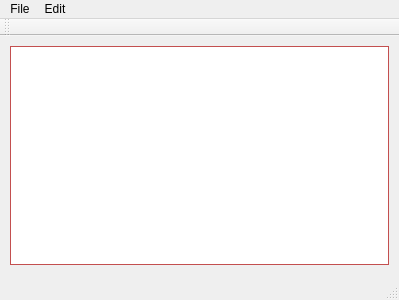
<?xml version="1.0" encoding="UTF-8"?>
<ui version="4.0">
 <class>MainWindow</class>
 <widget class="QMainWindow" name="MainWindow">
  <property name="geometry">
   <rect>
    <x>0</x>
    <y>0</y>
    <width>399</width>
    <height>300</height>
   </rect>
  </property>
  <property name="palette">
   <palette>
    <active>
     <colorrole role="Text">
      <brush brushstyle="SolidPattern">
       <color alpha="255">
        <red>16</red>
        <green>128</green>
        <blue>64</blue>
       </color>
      </brush>
     </colorrole>
    </active>
    <inactive>
     <colorrole role="Text">
      <brush brushstyle="SolidPattern">
       <color alpha="255">
        <red>16</red>
        <green>128</green>
        <blue>64</blue>
       </color>
      </brush>
     </colorrole>
    </inactive>
    <disabled>
     <colorrole role="Text">
      <brush brushstyle="SolidPattern">
       <color alpha="63">
        <red>0</red>
        <green>0</green>
        <blue>0</blue>
       </color>
      </brush>
     </colorrole>
    </disabled>
   </palette>
  </property>
  <property name="windowTitle">
   <string>MainWindow</string>
  </property>
  <widget class="QWidget" name="centralWidget">
   <widget class="QWidget" name="verticalLayoutWidget">
    <property name="geometry">
     <rect>
      <x>-1</x>
      <y>-1</y>
      <width>401</width>
      <height>241</height>
     </rect>
    </property>
    <layout class="QVBoxLayout" name="verticalLayout">
     <item>
      <widget class="QTextEdit" name="textEdit">
       <property name="palette">
        <palette>
         <active>
          <colorrole role="WindowText">
           <brush brushstyle="SolidPattern">
            <color alpha="216">
             <red>0</red>
             <green>0</green>
             <blue>0</blue>
            </color>
           </brush>
          </colorrole>
          <colorrole role="Button">
           <brush brushstyle="SolidPattern">
            <color alpha="255">
             <red>253</red>
             <green>128</green>
             <blue>8</blue>
            </color>
           </brush>
          </colorrole>
          <colorrole role="Light">
           <brush brushstyle="SolidPattern">
            <color alpha="255">
             <red>252</red>
             <green>2</green>
             <blue>128</blue>
            </color>
           </brush>
          </colorrole>
          <colorrole role="Midlight">
           <brush brushstyle="SolidPattern">
            <color alpha="255">
             <red>15</red>
             <green>128</green>
             <blue>255</blue>
            </color>
           </brush>
          </colorrole>
          <colorrole role="Dark">
           <brush brushstyle="SolidPattern">
            <color alpha="255">
             <red>255</red>
             <green>255</green>
             <blue>10</blue>
            </color>
           </brush>
          </colorrole>
          <colorrole role="Mid">
           <brush brushstyle="SolidPattern">
            <color alpha="255">
             <red>102</red>
             <green>255</green>
             <blue>102</blue>
            </color>
           </brush>
          </colorrole>
          <colorrole role="Text">
           <brush brushstyle="SolidPattern">
            <color alpha="255">
             <red>16</red>
             <green>128</green>
             <blue>64</blue>
            </color>
           </brush>
          </colorrole>
          <colorrole role="BrightText">
           <brush brushstyle="SolidPattern">
            <color alpha="255">
             <red>64</red>
             <green>0</green>
             <blue>128</blue>
            </color>
           </brush>
          </colorrole>
          <colorrole role="ButtonText">
           <brush brushstyle="SolidPattern">
            <color alpha="255">
             <red>0</red>
             <green>0</green>
             <blue>0</blue>
            </color>
           </brush>
          </colorrole>
          <colorrole role="Base">
           <brush brushstyle="SolidPattern">
            <color alpha="255">
             <red>255</red>
             <green>255</green>
             <blue>255</blue>
            </color>
           </brush>
          </colorrole>
          <colorrole role="Window">
           <brush brushstyle="SolidPattern">
            <color alpha="255">
             <red>253</red>
             <green>102</green>
             <blue>102</blue>
            </color>
           </brush>
          </colorrole>
          <colorrole role="AlternateBase">
           <brush brushstyle="SolidPattern">
            <color alpha="255">
             <red>128</red>
             <green>0</green>
             <blue>2</blue>
            </color>
           </brush>
          </colorrole>
          <colorrole role="NoRole">
           <brush brushstyle="SolidPattern">
            <color alpha="255">
             <red>253</red>
             <green>111</green>
             <blue>207</blue>
            </color>
           </brush>
          </colorrole>
          <colorrole role="ToolTipBase">
           <brush brushstyle="SolidPattern">
            <color alpha="255">
             <red>0</red>
             <green>0</green>
             <blue>128</blue>
            </color>
           </brush>
          </colorrole>
         </active>
         <inactive>
          <colorrole role="WindowText">
           <brush brushstyle="SolidPattern">
            <color alpha="216">
             <red>0</red>
             <green>0</green>
             <blue>0</blue>
            </color>
           </brush>
          </colorrole>
          <colorrole role="Button">
           <brush brushstyle="SolidPattern">
            <color alpha="255">
             <red>253</red>
             <green>128</green>
             <blue>8</blue>
            </color>
           </brush>
          </colorrole>
          <colorrole role="Light">
           <brush brushstyle="SolidPattern">
            <color alpha="255">
             <red>252</red>
             <green>2</green>
             <blue>128</blue>
            </color>
           </brush>
          </colorrole>
          <colorrole role="Midlight">
           <brush brushstyle="SolidPattern">
            <color alpha="255">
             <red>15</red>
             <green>128</green>
             <blue>255</blue>
            </color>
           </brush>
          </colorrole>
          <colorrole role="Dark">
           <brush brushstyle="SolidPattern">
            <color alpha="255">
             <red>255</red>
             <green>255</green>
             <blue>10</blue>
            </color>
           </brush>
          </colorrole>
          <colorrole role="Mid">
           <brush brushstyle="SolidPattern">
            <color alpha="255">
             <red>102</red>
             <green>255</green>
             <blue>102</blue>
            </color>
           </brush>
          </colorrole>
          <colorrole role="Text">
           <brush brushstyle="SolidPattern">
            <color alpha="255">
             <red>16</red>
             <green>128</green>
             <blue>64</blue>
            </color>
           </brush>
          </colorrole>
          <colorrole role="BrightText">
           <brush brushstyle="SolidPattern">
            <color alpha="255">
             <red>64</red>
             <green>0</green>
             <blue>128</blue>
            </color>
           </brush>
          </colorrole>
          <colorrole role="ButtonText">
           <brush brushstyle="SolidPattern">
            <color alpha="255">
             <red>0</red>
             <green>0</green>
             <blue>0</blue>
            </color>
           </brush>
          </colorrole>
          <colorrole role="Base">
           <brush brushstyle="SolidPattern">
            <color alpha="255">
             <red>255</red>
             <green>255</green>
             <blue>255</blue>
            </color>
           </brush>
          </colorrole>
          <colorrole role="Window">
           <brush brushstyle="SolidPattern">
            <color alpha="255">
             <red>253</red>
             <green>102</green>
             <blue>102</blue>
            </color>
           </brush>
          </colorrole>
          <colorrole role="AlternateBase">
           <brush brushstyle="SolidPattern">
            <color alpha="255">
             <red>128</red>
             <green>0</green>
             <blue>2</blue>
            </color>
           </brush>
          </colorrole>
          <colorrole role="NoRole">
           <brush brushstyle="SolidPattern">
            <color alpha="255">
             <red>253</red>
             <green>111</green>
             <blue>207</blue>
            </color>
           </brush>
          </colorrole>
          <colorrole role="ToolTipBase">
           <brush brushstyle="SolidPattern">
            <color alpha="255">
             <red>0</red>
             <green>0</green>
             <blue>128</blue>
            </color>
           </brush>
          </colorrole>
         </inactive>
         <disabled>
          <colorrole role="WindowText">
           <brush brushstyle="SolidPattern">
            <color alpha="255">
             <red>255</red>
             <green>255</green>
             <blue>10</blue>
            </color>
           </brush>
          </colorrole>
          <colorrole role="Button">
           <brush brushstyle="SolidPattern">
            <color alpha="255">
             <red>253</red>
             <green>128</green>
             <blue>8</blue>
            </color>
           </brush>
          </colorrole>
          <colorrole role="Light">
           <brush brushstyle="SolidPattern">
            <color alpha="255">
             <red>252</red>
             <green>2</green>
             <blue>128</blue>
            </color>
           </brush>
          </colorrole>
          <colorrole role="Midlight">
           <brush brushstyle="SolidPattern">
            <color alpha="255">
             <red>15</red>
             <green>128</green>
             <blue>255</blue>
            </color>
           </brush>
          </colorrole>
          <colorrole role="Dark">
           <brush brushstyle="SolidPattern">
            <color alpha="255">
             <red>255</red>
             <green>255</green>
             <blue>10</blue>
            </color>
           </brush>
          </colorrole>
          <colorrole role="Mid">
           <brush brushstyle="SolidPattern">
            <color alpha="255">
             <red>102</red>
             <green>255</green>
             <blue>102</blue>
            </color>
           </brush>
          </colorrole>
          <colorrole role="Text">
           <brush brushstyle="SolidPattern">
            <color alpha="255">
             <red>255</red>
             <green>255</green>
             <blue>10</blue>
            </color>
           </brush>
          </colorrole>
          <colorrole role="BrightText">
           <brush brushstyle="SolidPattern">
            <color alpha="255">
             <red>64</red>
             <green>0</green>
             <blue>128</blue>
            </color>
           </brush>
          </colorrole>
          <colorrole role="ButtonText">
           <brush brushstyle="SolidPattern">
            <color alpha="255">
             <red>255</red>
             <green>255</green>
             <blue>10</blue>
            </color>
           </brush>
          </colorrole>
          <colorrole role="Base">
           <brush brushstyle="SolidPattern">
            <color alpha="255">
             <red>253</red>
             <green>102</green>
             <blue>102</blue>
            </color>
           </brush>
          </colorrole>
          <colorrole role="Window">
           <brush brushstyle="SolidPattern">
            <color alpha="255">
             <red>253</red>
             <green>102</green>
             <blue>102</blue>
            </color>
           </brush>
          </colorrole>
          <colorrole role="AlternateBase">
           <brush brushstyle="SolidPattern">
            <color alpha="255">
             <red>128</red>
             <green>0</green>
             <blue>2</blue>
            </color>
           </brush>
          </colorrole>
          <colorrole role="NoRole">
           <brush brushstyle="SolidPattern">
            <color alpha="255">
             <red>253</red>
             <green>111</green>
             <blue>207</blue>
            </color>
           </brush>
          </colorrole>
          <colorrole role="ToolTipBase">
           <brush brushstyle="SolidPattern">
            <color alpha="255">
             <red>0</red>
             <green>0</green>
             <blue>128</blue>
            </color>
           </brush>
          </colorrole>
         </disabled>
        </palette>
       </property>
       <property name="html">
        <string>&lt;!DOCTYPE HTML PUBLIC &quot;-//W3C//DTD HTML 4.0//EN&quot; &quot;http://www.w3.org/TR/REC-html40/strict.dtd&quot;&gt;
&lt;html&gt;&lt;head&gt;&lt;meta name=&quot;qrichtext&quot; content=&quot;1&quot; /&gt;&lt;style type=&quot;text/css&quot;&gt;
p, li { white-space: pre-wrap; }
&lt;/style&gt;&lt;/head&gt;&lt;body style=&quot; font-family:'.SF NS Text'; font-size:13pt; font-weight:400; font-style:normal;&quot;&gt;
&lt;p style=&quot;-qt-paragraph-type:empty; margin-top:0px; margin-bottom:0px; margin-left:0px; margin-right:0px; -qt-block-indent:0; text-indent:0px;&quot;&gt;&lt;br /&gt;&lt;/p&gt;&lt;/body&gt;&lt;/html&gt;</string>
       </property>
      </widget>
     </item>
    </layout>
   </widget>
  </widget>
  <widget class="QMenuBar" name="menuBar">
   <property name="geometry">
    <rect>
     <x>0</x>
     <y>0</y>
     <width>399</width>
     <height>22</height>
    </rect>
   </property>
   <widget class="QMenu" name="menuFile">
    <property name="title">
     <string>File</string>
    </property>
    <addaction name="actionNew"/>
    <addaction name="actionOpen"/>
    <addaction name="actionSave"/>
    <addaction name="actionPrint"/>
    <addaction name="actionExit"/>
   </widget>
   <widget class="QMenu" name="menuEdit">
    <property name="title">
     <string>Edit</string>
    </property>
    <addaction name="actionCopy"/>
    <addaction name="actionCut"/>
    <addaction name="actionPast"/>
    <addaction name="actionUndo"/>
    <addaction name="actionRedo"/>
   </widget>
   <addaction name="menuFile"/>
   <addaction name="menuEdit"/>
  </widget>
  <widget class="QToolBar" name="mainToolBar">
   <attribute name="toolBarArea">
    <enum>TopToolBarArea</enum>
   </attribute>
   <attribute name="toolBarBreak">
    <bool>false</bool>
   </attribute>
  </widget>
  <widget class="QStatusBar" name="statusBar"/>
  <action name="actionNew">
   <property name="text">
    <string>New</string>
   </property>
   <property name="shortcut">
    <string>Ctrl+N</string>
   </property>
  </action>
  <action name="actionOpen">
   <property name="text">
    <string>Open</string>
   </property>
   <property name="shortcut">
    <string>Ctrl+O</string>
   </property>
  </action>
  <action name="actionSave">
   <property name="text">
    <string>Save</string>
   </property>
   <property name="shortcut">
    <string>Ctrl+S</string>
   </property>
  </action>
  <action name="actionPrint">
   <property name="text">
    <string>Print</string>
   </property>
   <property name="shortcut">
    <string>Ctrl+P</string>
   </property>
  </action>
  <action name="actionExit">
   <property name="text">
    <string>Exit</string>
   </property>
   <property name="shortcut">
    <string>Ctrl+Q</string>
   </property>
  </action>
  <action name="actionCopy">
   <property name="text">
    <string>Copy</string>
   </property>
   <property name="shortcut">
    <string>Ctrl+C</string>
   </property>
  </action>
  <action name="actionCut">
   <property name="text">
    <string>Cut</string>
   </property>
   <property name="shortcut">
    <string>Ctrl+X</string>
   </property>
  </action>
  <action name="actionPast">
   <property name="text">
    <string>Paste</string>
   </property>
   <property name="shortcut">
    <string>Ctrl+V</string>
   </property>
  </action>
  <action name="actionUndo">
   <property name="text">
    <string>Undo</string>
   </property>
   <property name="shortcut">
    <string>Ctrl+Z</string>
   </property>
  </action>
  <action name="actionRedo">
   <property name="text">
    <string>Redo</string>
   </property>
   <property name="shortcut">
    <string>Ctrl+R</string>
   </property>
  </action>
 </widget>
 <layoutdefault spacing="6" margin="11"/>
 <resources/>
 <connections/>
</ui>
